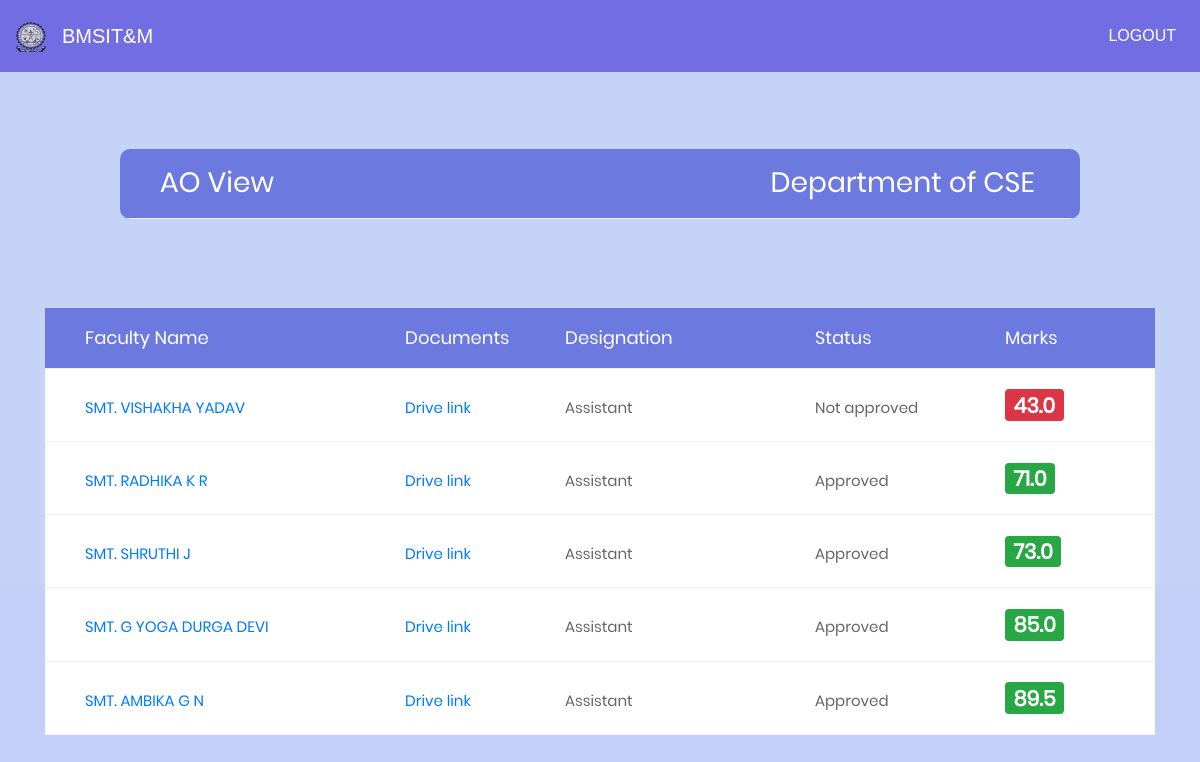
Before: /ao_approved/CSE (signed in) with the older database file.
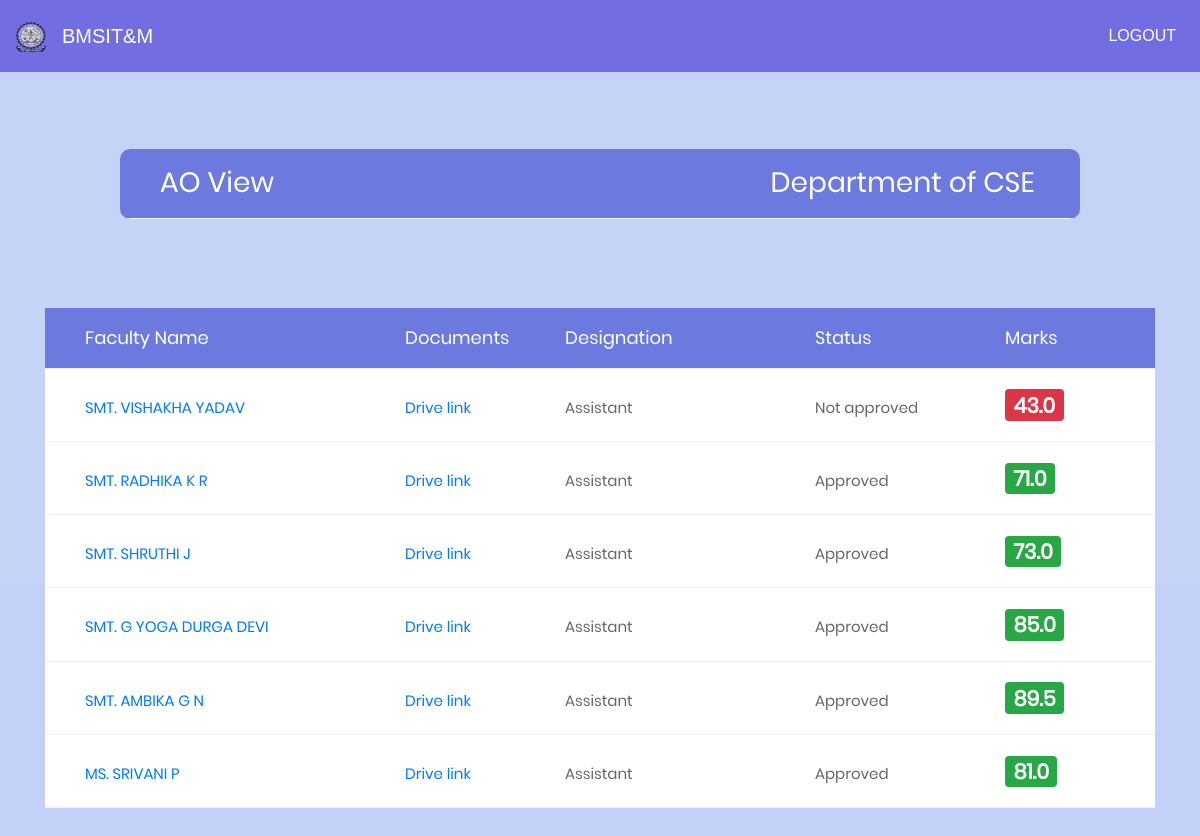
After: the same page with the newer database file.
### facform1/models.py (models this page shows, shortened)
class remarks2(models.Model):
	ta_prin_remarks = models.TextField( blank=True, null=True)
	ta_prin_remarks1 = models.TextField( blank=True, null=True)
	prin_marks1 = models.IntegerField( blank=True, null=True)
	prin_marks2 = models.IntegerField( blank=True, null=True)
	prin_marks3 = models.IntegerField( blank=True, null=True)
	total_marks = models.FloatField( blank=True, null=True)
	info = models.ForeignKey('User', on_delete=models.CASCADE,null=True)
	department = models.ForeignKey('Department', on_delete=models.CASCADE,null=True)

class User(AbstractUser):
	phone = models.BigIntegerField(null=True)
	department = models.ForeignKey('Department', on_delete=models.CASCADE,null=True)
	designation = models.ForeignKey('Designation', on_delete=models.CASCADE,null=True)
	teach_status = models.BooleanField(default=False)
	hod_status = models.BooleanField(default=False)
	principal_status = models.BooleanField(default=False)
	doc_link = models.CharField(max_length=2000, blank=True, null=True)
	info = models.CharField(max_length=20, blank=True, null=True)
	def __str__(self):
		return self.username
	def is_ao(self):
		faculty = Designation.objects.get(name="AO")
		faculty1 = str(faculty)
		faculty2 = str(self.designation.name)
		if faculty1 == faculty2:
			return True
		return False

### facform1/views.py (the view)
# urls.py: url(r'^ao_approved/(?P<dept>[\w\-]+)$', views.ao_approved,name="ao_approved"),
@login_required
def ao_approved(request,dept):
	if request.user.is_ao():
		general = remarks2.objects.filter(department__name=dept)
		dept = {'dept':dept,'general':general}
		return render(request,'ao_approved.html',context=dept)
	else:
		return HttpResponseRedirect('/invalid')

### facform1/models.py (called while the page is built)
	def __str__(self):
		return self.name

### templates/ao_approved.html (shortened to what this page needs)
<!DOCTYPE html>
{% load staticfiles %}
<html lang="en">
<head>
	<link rel="stylesheet" type="text/css" href="{% static "vendor/bootstrap/css/bootstrap.min.css" %}">
	<link rel="stylesheet" type="text/css" href="{% static "fonts/font-awesome-4.7.0/css/font-awesome.min.css" %}">
	<link rel="stylesheet" type="text/css" href="{% static "vendor/animate/animate.css" %}">
	<link rel="stylesheet" type="text/css" href="{% static "vendor/select2/select2.min.css" %}">
	<link rel="stylesheet" type="text/css" href="{% static "vendor/perfect-scrollbar/perfect-scrollbar.css" %}">
	<link rel="stylesheet" type="text/css" href="{% static "css/util.css" %}">
	<link rel="stylesheet" type="text/css" href="{% static "css/main1.css" %}">
</head>
<body style="background:#c3d1f8">
{% include 'partials/nav_primary.html' %}
<div style="margin-top:-18%;">
	<div class="container-table100">
		<div class="wrap-table100">
				<div class="table">
					<div class="row header">
						<div class="cell">
							<h3>AO View</h3>
						</div>
						<div class="cell">
							<h3>Department of {{dept}}</h3>
						</div>
					</div>
				</div>
					</div>
						</div>
					</div>
	<div style="margin-top:-23%;" class="limiter">
		<div class="container">
			<div class="wrap-table150">
					<div class="table">
						<div class="row header">
							<div class="cell">
								Faculty Name
							</div>
							<div class="cell">
								Documents
							</div>
							<div class="cell">
								Designation
							</div>
              <div class="cell">
								Status
							</div>
              <div class="cell">
								Marks
							</div>
            </div>
            {% for x in general %}
						<div class="row">
							<div class="cell" data-title="Faculty Name">
                <a {% if x.info.designation.name == 'hod' %} href="/ao_hod_display/{{x.info}}"
                 {% elif x.info.designation.name == 'associate' %} href="/ao_teacher1_display/{{x.info}}"
                 {% elif x.info.designation.name == 'professor' %} href="/ao_teacher1_display/{{x.info}}"
                 {% elif x.info.designation.name == 'assistant' %} href="/ao_teacher_display/{{x.info}}"
                 {% endif %}>{{x.info.first_name}}</a>
              </div>
							<div class="cell" data-title="Documents">
								<a href="{{x.info.doc_link}}">Drive link</a>
							</div>
							<div class="cell" data-title="designation">
								{% if x.info.designation.name == 'assistant' %}
								<p>Assistant</p>
								{% elif x.info.designation.name == 'associate' %}
								<p>Associate</p>
								{% elif x.info.designation.name == 'professor' %}
								<p>Professor</p>
								{% elif x.info.designation.name == 'hod' %}
								<p>HOD</p>
								{% endif %}
							</div>
								<div class="cell" data-title="status">
                  {% if x.total_marks >= 60 %} Approved {% else  %} Not approved {% endif %}
							</div>
              <div class="cell" data-title="Marks">
                {% if x.total_marks >= 60 %}
                <h3><span class="badge badge-success">{{x.total_marks}}</span></h3>
                {% else %}
                <h3><span class="badge badge-danger">{{x.total_marks}}</span></h3>
                {% endif %}
            </div>
						</div>
            {% endfor %}
					</div>
			</div>
		</div>
	</div>
</body>
</html>

Changed rows visible on the page:
added remarks2: info.first_name "MS. SRIVANI P", shows "Assistant", shows "Approved", total_marks "81.0"
